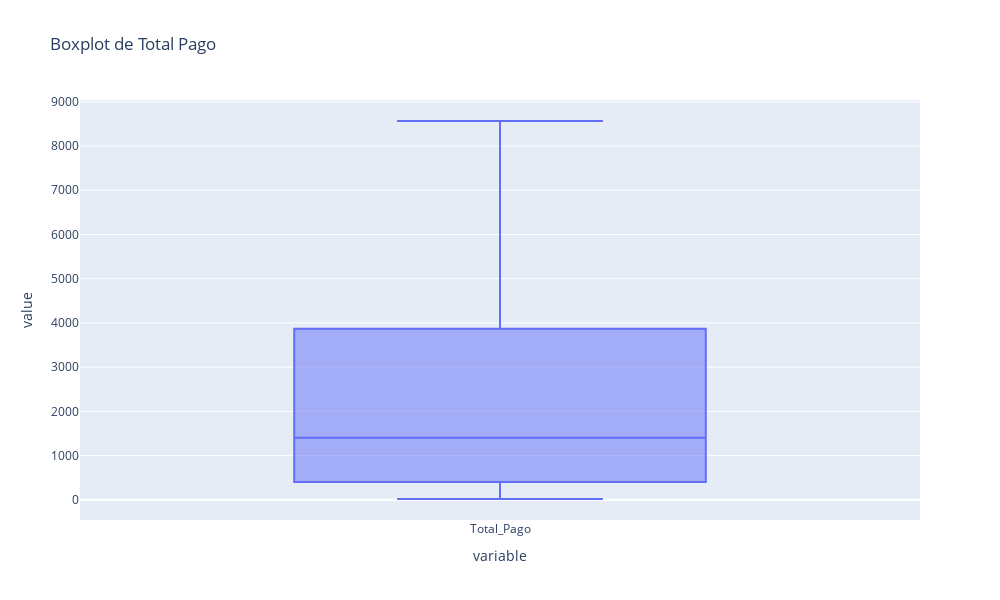

The notebook cell this image was saved under:
### Markdown cell above
# 3) Identifique e trate as colunas que contém outliers.
Caso opte por mante-los ou altera-los justifique sua escolha.

### Code cell
#Seu código aqui
fig = px.box(
    df['Total_Pago'],
    template = 'plotly',
    width = 1000,
    height = 600,
    title = 'Boxplot de Total Pago',
)

fig.show()

### Figure 1 — Plotly figure (JSON) as saved in the notebook; plotly's stock layout.template omitted (floating-point values rounded to 4 significant figures; data arrays with more than 128 entries replaced by an {"elided": "..."} marker saying what was removed)
{"data": [{"alignmentgroup": "True", "hovertemplate": "variable=%{x}<br>value=%{y}<extra></extra>", "legendgroup": "", "marker": {"color": "#636efa"}, "name": "", "notched": false, "offsetgroup": "", "orientation": "v", "showlegend": false, "x": {"elided": "2488 str values"}, "x0": " ", "xaxis": "x", "y": {"elided": "2488 float values"}, "y0": " ", "yaxis": "y", "type": "box"}], "layout": {"xaxis": {"anchor": "y", "domain": [0.0, 1.0], "title": {"text": "variable"}}, "yaxis": {"anchor": "x", "domain": [0.0, 1.0], "title": {"text": "value"}}, "legend": {"tracegroupgap": 0}, "title": {"text": "Boxplot de Total Pago"}, "boxmode": "group", "height": 600, "width": 1000}}
